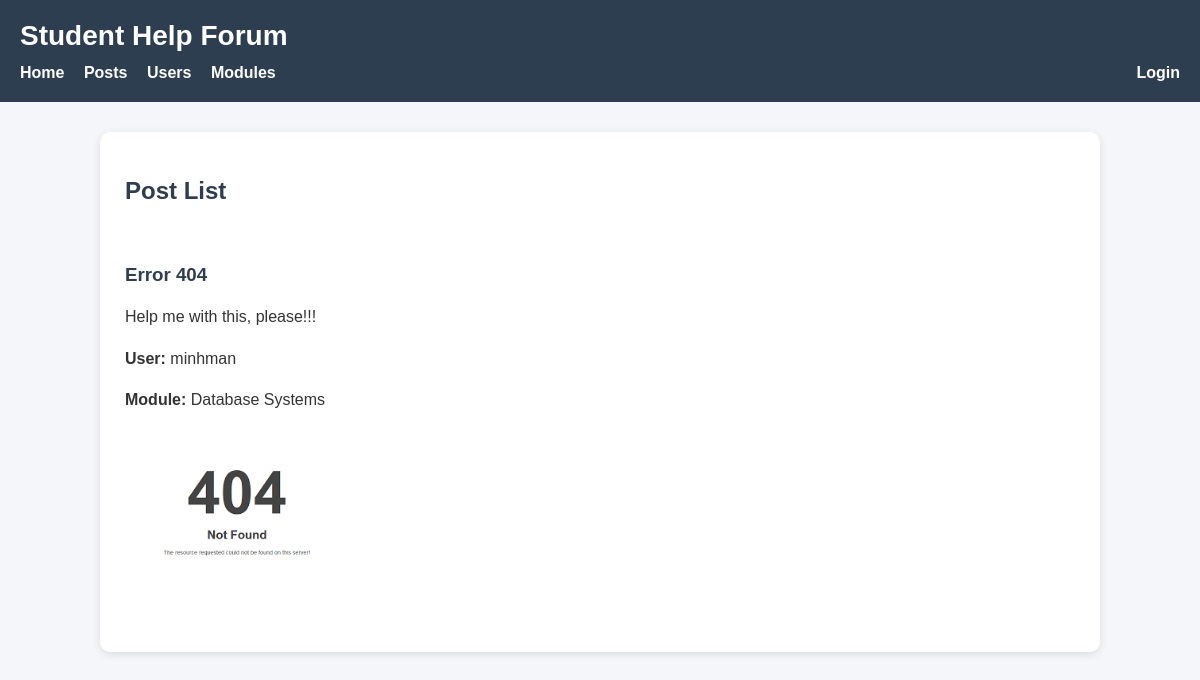
/posts.php, run on the app's committed database.
### tables this page shows
CREATE TABLE `posts` (
  `post_id` int(11) NOT NULL,
  `title` varchar(255) NOT NULL,
  `content` text NOT NULL,
  `image_path` varchar(255) DEFAULT NULL,
  `user_id` int(11) NOT NULL,
  `module_id` int(11) NOT NULL,
  `created_at` timestamp NOT NULL DEFAULT current_timestamp(),
  `updated_at` timestamp NOT NULL DEFAULT current_timestamp() ON UPDATE current_timestamp()
);

CREATE TABLE `users` (
  `user_id` int(11) NOT NULL,
  `username` varchar(100) NOT NULL,
  `email` varchar(150) NOT NULL,
  `created_at` timestamp NOT NULL DEFAULT current_timestamp(),
  `role` enum('student','admin') NOT NULL DEFAULT 'student',
  `password` varchar(255) NOT NULL
);

CREATE TABLE `modules` (
  `module_id` int(11) NOT NULL,
  `module_code` varchar(20) NOT NULL,
  `module_name` varchar(150) NOT NULL,
  `created_at` timestamp NOT NULL DEFAULT current_timestamp()
);

### posts.php (called while the page is built, shortened)
<?php
include 'includes/DatabaseConnection.php';
$sql = "SELECT posts.post_id,
               posts.title,
               posts.content,
               posts.image_path,
               posts.user_id,
               users.username,
               modules.module_name
        FROM posts
        JOIN users ON posts.user_id = users.user_id
        JOIN modules ON posts.module_id = modules.module_id";
$result = $pdo->query($sql);
$posts = [];
foreach ($result as $row) {
    $posts[] = [
        'post_id'     => $row['post_id'],
        'title'       => $row['title'],
        'content'     => $row['content'],
        'image_path'  => $row['image_path'],
        'user_id'     => $row['user_id'],
        'username'    => $row['username'],
        'module_name' => $row['module_name']
    ];
}
include 'templates/posts.html.php';
include 'templates/layout.html.php';

### templates/posts.html.php (the view, shortened to what this page needs)
<h2>Post List</h2>
<?php foreach ($posts as $post): ?>
    <article>
        <h3><?=$post['title']?></h3>
        <p><?=$post['content']?></p>
        <p><strong>User:</strong> <?=$post['username']?></p>
        <p><strong>Module:</strong> <?=$post['module_name']?></p>
        <?php if (!empty($post['image_path'])): ?>
            <p>
                <img src="images/<?=$post['image_path']?>" alt="Post image">
            </p>
        <?php endif; ?>
    </article>
<?php endforeach; ?>

### templates/layout.html.php (style rules this page uses)
* { box-sizing: border-box; }
body { margin: 0; font-family: Arial, sans-serif; background-color: #f4f6f9; color: #333; }
h2, h3 { color: #2c3e50; }
p { line-height: 1.6; }
article { border-bottom: 1px solid #ddd; padding: 20px 0; }
article:last-child { border-bottom: none; }
img { max-width: 220px; height: auto; border-radius: 6px; margin-top: 10px; }

### data on the page
posts: title "Error 404", content "Help me with this, please!!!", user.username "minhman", module.module_name "Database Systems", image_path (picture)
